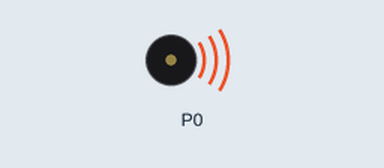
Recording of a program running on a simulated BBC micro:bit running MicroPython. Shown: buzzer (waves = sounding).

Above: at 0.2 s.
Timing chart, 0 to 6.5 s (numbered marks = the images above):
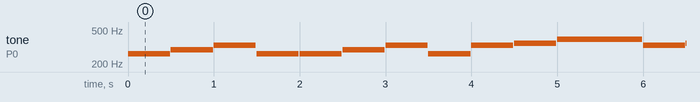

Measured:
- by itself, tone on P0: plays 262 Hz for 0.49 s, 294 Hz for 0.49 s, 330 Hz for 0.49 s, 262 Hz for 0.49 s, 262 Hz for 0.49 s, 294 Hz for 0.49 s … (182 notes in this stretch)

The program:

11-music.py
```python
# Attention le HP doit être branché sur pin0 et gnd
import microbit as m
import music


# Tune: Frere Jacques
tune = ["C4:4", "D4:4", "E4:4", "C4:4", "C4:4", "D4:4", "E4:4", "C4:4",
        "E4:4", "F4:4", "G4:8", "E4:4", "F4:4", "G4:8"]
while True:
    music.play(tune)
    m.sleep(2000)
    
```
